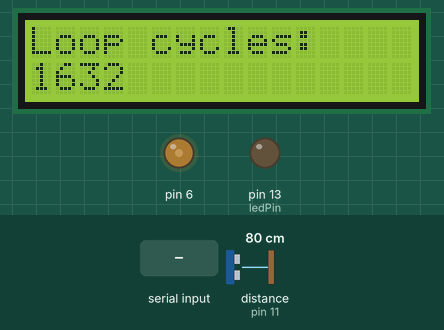
Simulated run of this sketch. Board: Arduino Mega 2560, built with avr-gcc and run on an emulated ATmega2560. Parts: 16×2 character LCD, output pins drawn as LEDs (lit = HIGH). Inputs (shaded band) come from the test bench; at power-on: distance to the obstacle (sensor on pin 11) 80 cm. The echo pulse lasts 58.3 µs per cm; pins used as bus, display or sensor lines are not drawn; what the sketch prints to the serial monitor is not drawn.

Above: at 1.27 s.
1.3 s: "lcd1\n" received over Serial
At 1.9 s:
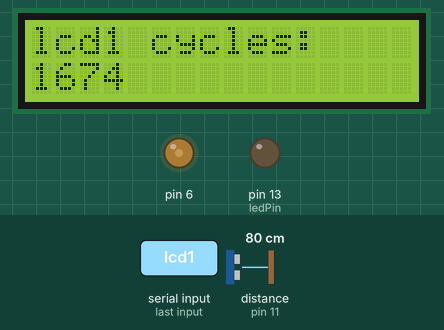
2.8 s: "lcd2\n" received over Serial
At 3.1 s:
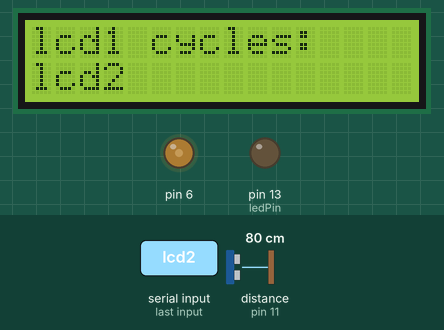
4.3 s: "getDist\n" received over Serial
At 5.5 s:
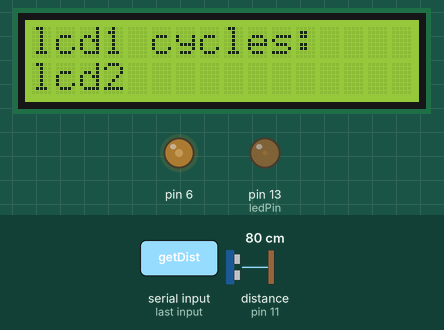
5.8 s: distance to the obstacle (sensor on pin 11) set to 2 cm
At 7.1 s:
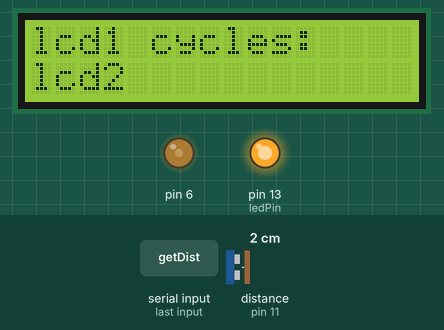
7.4 s: distance to the obstacle (sensor on pin 11) set to 18 cm
At 8.5 s:
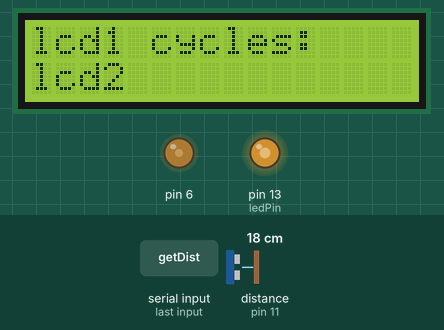
9.0 s: distance to the obstacle (sensor on pin 11) set to 60 cm
At 10.3 s:
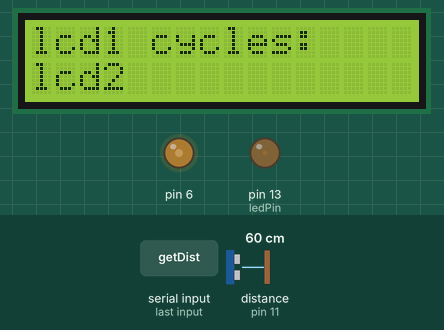
Timing chart, 0 to 11.6 s (numbered marks = the images above; inputs shaded):
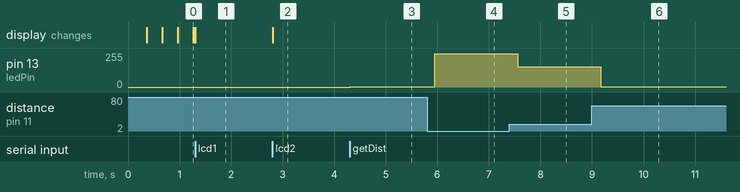

The sketch:

ArduinoMegaMonitor.ino
```cpp
// --------------------------------------------------------------------------------- //
// Arduino Mega 2560
// UltraSonic Sensor / LED / LCD / C# MVVM Demo
// Author: Nick Schroeder
// See github for details: https://github.com/ngschroeder/ArduinoMVVMDashboard
// -------------------------------------------------------------------------------- //
#include <LiquidCrystal.h>

// Define the pins

#define echoPin 11
#define trigPin 12
#define ledPin 13

// Instantiate all variables

String incomingString;            // String received from app
String units = "cm";              // Unit of measurement (defaults to cm)
long duration;                    // Stores the microseconds returned from the sensor's echo
long cycle = 0;                   // Loop counter, just for fun and debugging
int distance;                     // The calculated distance from the object
int oldDistance;                  // The calculated distance from the previous update, more on that below
int brightness = 0;               // LED brightness, starts turned off
int contrast = 75;                // LED contrast, because I hate potentiometers
float brightnessFactor = 1.0;     // Some extra math you can do on the LED (255 can hurt your eyes)
bool sendLoop = false;            // Bool that turns sensor reporting loop on or off
bool tickCycles = true;           // Boot that turns the printing of the cycles to the LCD on or off

// Map the LCD

LiquidCrystal lcd(7, 8, 5, 4, 3, 2);

// Set up

void setup() {
  // Sensor
  pinMode(trigPin, OUTPUT);
  pinMode(echoPin, INPUT);
  pinMode(ledPin, OUTPUT);
  // Serial
  Serial.begin(9600);
  // LCD
  analogWrite(6,contrast);
  lcd.begin(16, 2);
  lcd.setCursor(0, 0);
  lcd.print("Loop cycles:");
}

// Main loop

void loop() {
  // Checks for sent data from app every cycle

  checkPort();

  // If the cycle counter is still active, print it

  if(tickCycles){
    lcd.setCursor(0, 1);
    lcd.print(cycle);
  }

  // If the distance sensor is turned on, run

  if (sendLoop) {
    digitalWrite(trigPin, LOW);
    delayMicroseconds(2);
    digitalWrite(trigPin, HIGH);
    delayMicroseconds(10);
    digitalWrite(trigPin, LOW);
    duration = pulseIn(echoPin, HIGH);

    // Do math based on the unit of measurement

    if(units == "cm"){
      distance = duration * 0.0343 / 2;
    }else{
      distance = duration * 0.0133 / 2;
    }

    // Calculate brightness, override with 1 if negative, and set

    brightness = (255 - (distance * 6)) * brightnessFactor;
    if(brightness < 0){
      brightness = 1;
    }
    analogWrite(ledPin, brightness);

    // If the distance is different than last cycle, send the update, otherwise don't.
    // This eliminates redundant data being sent back to the app and wasting serial port calls

    if(distance != oldDistance){
      Serial.print(distance);
      oldDistance = distance;
    }

    // An arbitrary delay so things don't crawl

    delay(200);
  }

  // Update the cycle counter

  cycle++;
}

// Check port function

void checkPort() {

  // While data is being sent...

  while (Serial.available())
  {
    // Read the data until a newline
    incomingString = Serial.readStringUntil('\n');

    // The start command was sent
    if (incomingString == "getDist") {
      sendLoop = true;
      oldDistance = -1;
    }

    // The stop command was sent
    if (incomingString == "stopDist") {
      sendLoop = false;
    }

    // Switch between cm and inches command was sent
    if (incomingString == "changeUnits") {
      if(units == "cm"){
        units = "in";
      }else{
        units = "cm";
      }
    }

    // LCD line 1 was sent
    if (incomingString.startsWith("lcd1")){
      incomingString.replace("lcd1:", "");
      lcd.setCursor(0, 0);
      lcd.print(incomingString);
      tickCycles = false;
    }

    // LCD line 2 was sent
    if (incomingString.startsWith("lcd2")){
      incomingString.replace("lcd2:", "");
      lcd.setCursor(0, 1);
      lcd.print(incomingString);
      tickCycles = false;
    }
  }

  // Clear the string for the next call
  incomingString = "";
}
```

Measured:
- after the input at 1.3 s, the display: changes at once (image 1)
- after the input at 2.8 s, the display: changes at once (image 2)
- after the input at 4.3 s, pin 13 (ledPin): 0/255 → 1/255 at once
- after the input at 5.8 s, pin 13 (ledPin): 1/255 → 249/255 after 0.15 s
- after the input at 7.4 s, pin 13 (ledPin): 249/255 → 153/255 after 0.16 s
- after the input at 9.0 s, pin 13 (ledPin): 153/255 → 1/255 after 0.17 s
